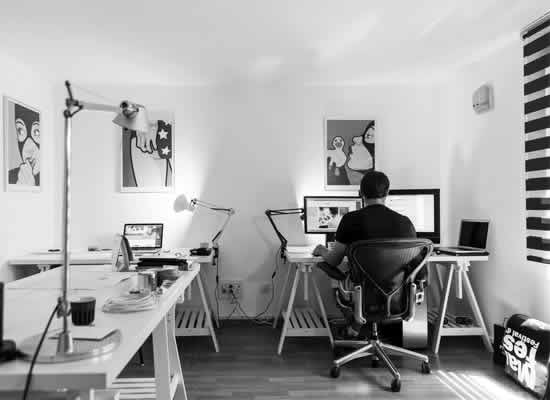
#> input picture src/images/input_image.jpg, 550 x 400 px
$ python resize.py
#> lines starting #> are read from the running program, lines starting #| are printed output that depends on the picture
import os
import cv2
from PIL import Image


def resize_image_opencv(input_image_path, output_image_path, new_size):
    # Load the image using OpenCV
    image = cv2.imread(input_image_path)

    # Resize the image using cv2.resize()
    resized_image = cv2.resize(image, new_size, interpolation=cv2.INTER_AREA)

    # Save the resized image
    cv2.imwrite(output_image_path, resized_image)


def resize_image(input_image_path, output_image_path, new_size):
#> called with input_image_path = 'src/images/input_image.jpg', output_image_path = 'src/images/resized_image.jpg', new_size = (1920, 1280)
    original_image = Image.open(input_image_path)
#> original_image is the input picture: PIL image 550x400 RGB; min 0, max 255, mean 164.4
    width, height = original_image.size
#> width = 550; height = 400
    new_width, new_height = new_size

    # Calculate the aspect ratio of the original image
    aspect_ratio = width / height
#> aspect_ratio = 1.38

    # Calculate the aspect ratio of the desired size
    new_aspect_ratio = new_width / new_height

    # Determine the actual size for resizing without changing the aspect ratio
    if new_aspect_ratio > aspect_ratio:
        # The desired size is wider
        resized_width = new_width
        resized_height = int(new_width / aspect_ratio)
#> resized_height = 1396
    else:
        # The desired size is taller or has the same aspect ratio
        resized_height = new_height
        resized_width = int(new_height * aspect_ratio)

    # Resize the image
    resized_image = original_image.resize((resized_width, resized_height), Image.LANCZOS)

    # Create a new blank white background image
    new_image = Image.new("RGB", (new_width, new_height), (255, 255, 255))
#> new_image: PIL image 1920x1280 RGB; every value is 255

    # Calculate the position to paste the resized image on the new background
    left = (new_width - resized_width) // 2
    top = (new_height - resized_height) // 2
#> top = -58
    right = left + resized_width
    bottom = top + resized_height
#> bottom = 1338

    # Paste the resized image onto the new background
    new_image.paste(resized_image, (left, top, right, bottom))
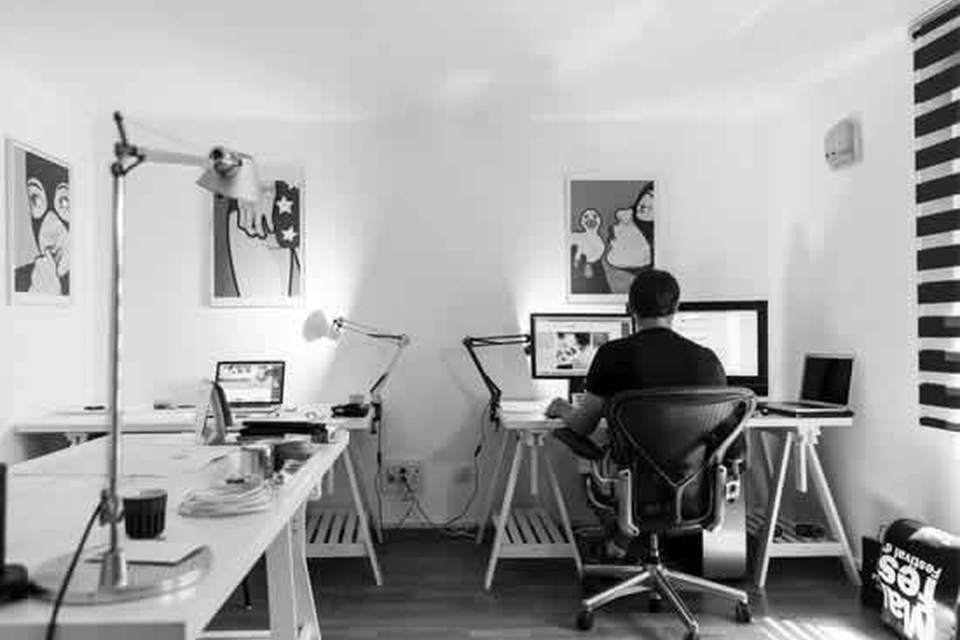
#> new_image: PIL image 1920x1280 RGB (shown at 1/2 size); min 0, max 255, mean 163.4
#> in resize_image_opencv, `resized_image = cv2.resize(image, new_size, interpolation=cv2.INTER_AR..`:
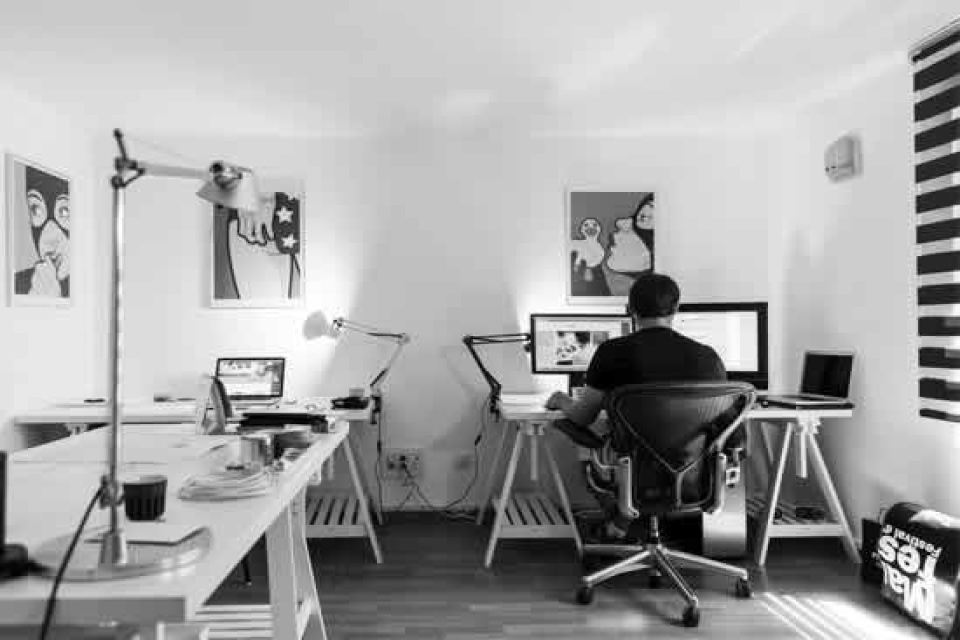
#> resized_image: shape (1280, 1920, 3) (shown at 1/2 size); min 0, max 255, mean 164.4

    # Save the resized image
    new_image.save(output_image_path)


def enlarge_image(input_image_path, output_image_path, scale_percent):
    # Load the image using OpenCV
#> called with input_image_path = 'src/images/input_image.jpg', output_image_path = 'src/images/resized_image_enlarged.jpg', scale_percent = 250
    image = cv2.imread(input_image_path)

    # Calculate the new dimensions
    width = int(image.shape[1] * scale_percent / 100)
#> width = 1375
    height = int(image.shape[0] * scale_percent / 100)
#> height = 1000
    new_size = (width, height)
#> new_size = (1375, 1000)

    # Resize the image using cv2.resize()
    enlarged_image = cv2.resize(image, new_size, interpolation=cv2.INTER_CUBIC)

    # Save the enlarged image
    cv2.imwrite(output_image_path, enlarged_image)


def get_image_dimensions(image_path):
#> called with image_path = 'src/images/intro-bg.jpg'
    image = Image.open(image_path)
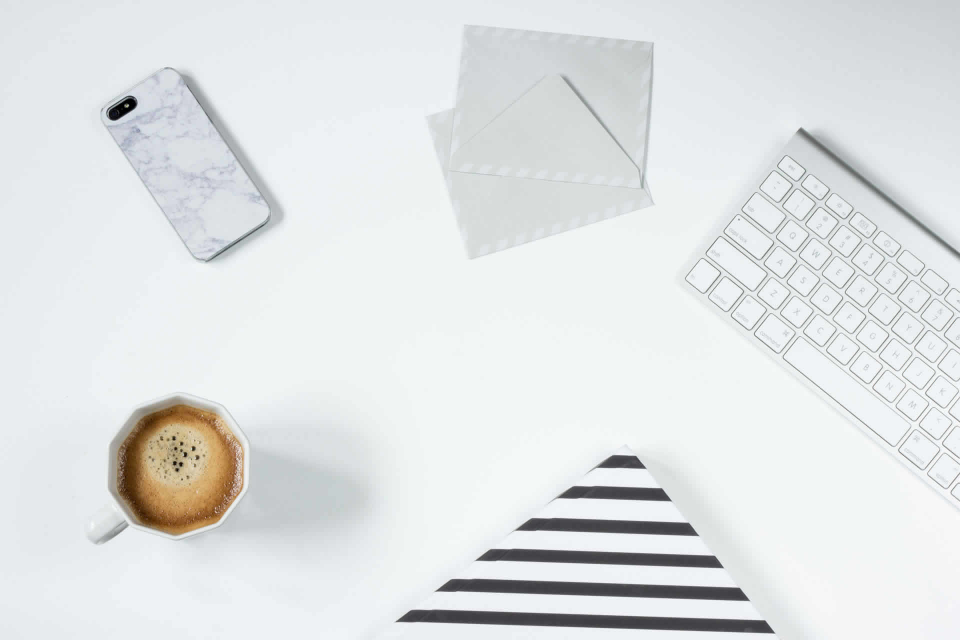
#> input picture src/images/intro-bg.jpg, 1920 x 1280 px (shown at 1/2 size)
#> image is the input picture: PIL image 1920x1280 RGB; mean R, G, B 224.7, 227.6, 228.1
    width, height = image.size
#> width = 1920; height = 1280
    return width, height


# Example usage
if __name__ == "__main__":
    input_image_path = f"{os.path.dirname(__file__)}/images/input_image.jpg"
    output_image_path = f"{os.path.dirname(__file__)}/images/resized_image.jpg"
    new_size = (1920, 1280)
    resize_image(input_image_path, output_image_path, new_size)

    # OpenCV
    input_image_path = f"{os.path.dirname(__file__)}/images/input_image.jpg"
    output_image_path = f"{os.path.dirname(__file__)}/images/resized_image_opencv.jpg"
    new_size = (1920, 1280)
    resize_image_opencv(input_image_path, output_image_path, new_size)

    input_image_path = f"{os.path.dirname(__file__)}/images/input_image.jpg"
    output_image_path = f"{os.path.dirname(__file__)}/images/resized_image_enlarged.jpg"
    scale_percent = 250  # Increase size by 200%
    enlarge_image(input_image_path, output_image_path, scale_percent)

    image_path = f"{os.path.dirname(__file__)}/images/intro-bg.jpg"
    width, height = get_image_dimensions(image_path)
#> width = 1920; height = 1280
    print(f"The image dimensions are: {width} x {height}")
#| The image dimensions are: 1920 x 1280
